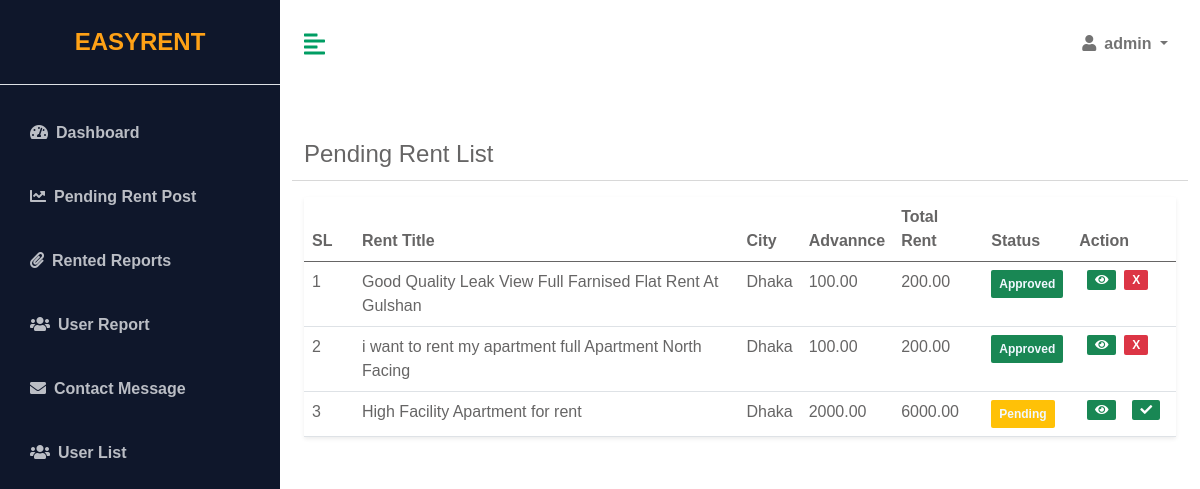
/account/pending-rent-list (signed in), run on the app's committed database.
### App_Rental/models.py (models this page shows)
class House(models.Model):
    def next_month_first_day():
        today = timezone.localdate()
        first_day_next_month = today.replace(day=1) + timedelta(days=32 - today.day)
        return first_day_next_month
    owner = models.ForeignKey(User, on_delete=models.CASCADE)
    title = models.CharField(max_length=500, blank=False)
    city = models.ForeignKey(City, on_delete=models.DO_NOTHING)
    address = models.CharField(max_length=500, blank=False)
    rent_from = models.DateField(default=next_month_first_day)
    house_type = models.CharField(max_length=10, choices=HOUSE_TYPE_LIST, default="1")
    house_name = models.CharField(max_length=200, null=True)
    house_area = models.IntegerField(default=800)
    description = RichTextField(null=True)
    is_parking = models.BooleanField(default=True)
    total_bedrooms = models.IntegerField(default=0)
    total_bathrooms = models.IntegerField(default=0)
    floor_no = models.IntegerField(default=0)
    map_link =models.CharField(max_length=10000,blank=True)
    monthly_rent = models.DecimalField(max_digits=10, decimal_places=2, default=Decimal('0.00'))
    advacne_rent = models.DecimalField(max_digits=10, decimal_places=2, default=Decimal('0.00'))
    images = models.ManyToManyField('HouseImage', related_name='houses', blank=True)
    is_active=models.BooleanField(default=False)
    is_reject=models.BooleanField(default=False)
    is_rented=models.BooleanField(default=False)
    created=models.DateTimeField(auto_now=True,auto_now_add=False)
    def __str__(self):
        return self.title

class City(models.Model):
    name = models.CharField(max_length=200, blank=False)
    is_active = models.BooleanField(default=True)
    def __str__(self):
        return self.name

### App_Account/views.py (the view)
# urls.py: path('pending-rent-list',PendingRentListView,name='pendingrentlist'),
@admin_required
def PendingRentListView(request):
    myrent_list=House.objects.all()
    print(myrent_list)
    context={
        'myrent_list':myrent_list
    }
    return render(request,'App_Admin/pendingrentlist.html',context)

### App_Account/views.py (called while the page is built)
def admin_required(view_func):
    @wraps(view_func)
    def wrapper(request, *args, **kwargs):
        if not request.user.is_superuser:
            return render(request,'accessdenied.html')
        return view_func(request, *args, **kwargs)
    return wrapper

### templates/App_Admin/pendingrentlist.html (shortened to what this page needs)
{% extends 'App_Dashboard/base.html'%}
{% load static%}
{% block dashboard%}
{% block css %}
<link href="https://cdn.datatables.net/v/dt/dt-2.0.3/datatables.min.css" rel="stylesheet">
{% endblock %}
<div class="container-fluid px-4">
    <div class="row my-5">
        <div class="col-lg-12 mb-2">
            <span class="mb-3" style="font-size: 24px;">Pending Rent List</span>
        </div>
        <hr>
        <div class="col">
            <table class="table bg-white rounded shadow-sm  table-hover" id="rentlist">
                <thead>
                    <tr>
                        <th scope="col" width="50">SL</th>
                        <th scope="col">Rent Title</th>
                        <th scope="col">City</th>
                        <th scope="col">Advannce</th>
                        <th scope="col">Total Rent</th>
                        <th scope="col">Status</th>
                        <th scope="col">Action</th>
                    </tr>
                </thead>
                <tbody>
                    {% for item in myrent_list%}
                    <tr>
                        <td>{{forloop.counter}}</td>
                        <td>{{item.title}}</td>
                        <td>{{item.city}}</td>
                        <td>{{item.advacne_rent}}</td>
                        <td>{{item.monthly_rent}}</td>
                        <td>{% if item.is_active == True %} <span
                                class="badge bg-success text-light p-2">Approved</span>
                            {% else %}
                            {% if item.is_reject == True%}
                            <span class="badge bg-danger text-light p-2">Cancel</span>
                            {% else %}
                            <span class="badge bg-warning text-light p-2">Pending</span>
                            {% endif %}
                            {% endif %}
                        </td>
                        <td>
                            <div class="d-flex align-items-center list-action">
                                <a class="badge bg-success mx-2"
                                    href="{% url 'App_Account:pendingrentpreview' item.id %}"><i
                                        class="fas fa-eye"></i></a>
                                {% if item.is_rented == False %}
                                {% if item.is_active == False %}
                                <a class="badge bg-success mx-2 btnApprove"
                                    href="{% url 'App_Account:approvependingrent' item.id %}"><i
                                        class="fas fa-check"></i></a>
                                {% endif%}
                                {% if item.is_active == True %}
                                {% if item.is_reject == False %}
                                <a class="badge bg-danger btnReject"
                                    href="{% url 'App_Account:cancelpendingrent' item.id %}">X</a>
                                {% endif%}
                                {% endif%}
                                {% endif%}
                            </div>
                        </td>
                    </tr>
                    {% endfor %}
                </tbody>
            </table>
        </div>
    </div>
</div>
{% endblock %}

### templates/App_Dashboard/base.html (shortened to what this page needs)
{% load static%}
<!DOCTYPE html>
<html lang="en">
<head>
    <link rel="stylesheet" href="https://cdnjs.cloudflare.com/ajax/libs/font-awesome/5.15.3/css/all.min.css" />
    <link rel="stylesheet" href="{% static 'css/bootstrap.min.css'%}">
    <link rel="stylesheet" href="{% static 'css/dashboard.css'%}">
    <link href="{% static 'alert/css/alert.css'%}" rel="stylesheet" />
    <link href="{% static 'alert/themes/default/theme.css'%}" rel="stylesheet" />
    {% block css%}
    {% endblock%}
</head>
<body>
    <div class="d-flex" id="wrapper">
        <div class="bg-dark" id="sidebar-wrapper">
            <div class="sidebar-heading text-center py-4 primary-text fs-4 fw-bold text-uppercase border-bottom">
                <a href="{% url 'home' %}">EasyRent</a>
            </div>
            <div class="list-group list-group-flush my-3">
                {% if request.user.is_superuser %}
                {% include 'App_Dashboard/superadminmenu.html'%}
                {% else %}
                {% include 'App_Dashboard/othermenu.html'%}
                {% endif%}
            </div>
        </div>
        <div id="page-content-wrapper">
            <nav class="navbar navbar-expand-lg navbar-light bg-transparent py-4 px-4">
                <div class="d-flex align-items-center">
                    <i class="fas fa-align-left primary-text fs-4 me-3" id="menu-toggle"></i>
                </div>
                <div class="collapse navbar-collapse" id="navbarSupportedContent">
                    <ul class="navbar-nav ms-auto mb-2 mb-lg-0">
                        <li class="nav-item dropdown">
                            <a class="nav-link dropdown-toggle second-text fw-bold" href="#" id="navbarDropdown"
                                role="button" data-bs-toggle="dropdown" aria-expanded="false">
                                <i class="fas fa-user me-2"></i>{{request.user}}
                            </a>
                        </li>
                    </ul>
                </div>
            </nav>
            {% block dashboard %}
            {% endblock%}
        </div>
    </div>
</body>
</html>

### static/css/dashboard.css (style rules this page uses)
:root { --main-bg-color: #009d63; --main-text-color: #009d63; --second-text-color: #bbbec5; --second-bg-color: #c1efde; }
.primary-text { color: var(--main-text-color); }
.second-text { color: var(--second-text-color); }
#wrapper { overflow-x: hidden; background-color: #ffffff; }
#sidebar-wrapper { min-height: 100vh; position: fixed; width: 280px; left: 0; margin-left: -15rem; -webkit-transition: margin 0.25s ease-out; -moz-transition: margin 0.25s ease-out; -o-transition: margin 0.25s ease-out; transition: margin 0.25s ease-out; }
#sidebar-wrapper .sidebar-heading { padding: 0.875rem 1.25rem; font-size: 1.2rem; }
#sidebar-wrapper .list-group { width: 15rem; }
#page-content-wrapper { position: relative; height: 100vh !important; width: calc(100% - 280px); left: 280px; transition: 0.3s ease; }
#menu-toggle { cursor: pointer; }
@media (min-width: 768px) { #sidebar-wrapper { margin-left: 0; } }

### data on the page
House: title "Good Quality Leak View Full Farnised Flat Rent At Gulshan", city "Dhaka", advacne_rent "100.00", monthly_rent "200.00", is_active "Approved", is_rented "X"
House: title "i want to rent my apartment full Apartment North Facing", city "Dhaka", advacne_rent "100.00", monthly_rent "200.00", is_active "Approved", is_rented "X"
House: title "High Facility Apartment for rent", city "Dhaka", advacne_rent "2000.00", monthly_rent "6000.00", is_active "Pending", is_rented False (drawn)

### other printed values
{{ request.user }} "admin"
